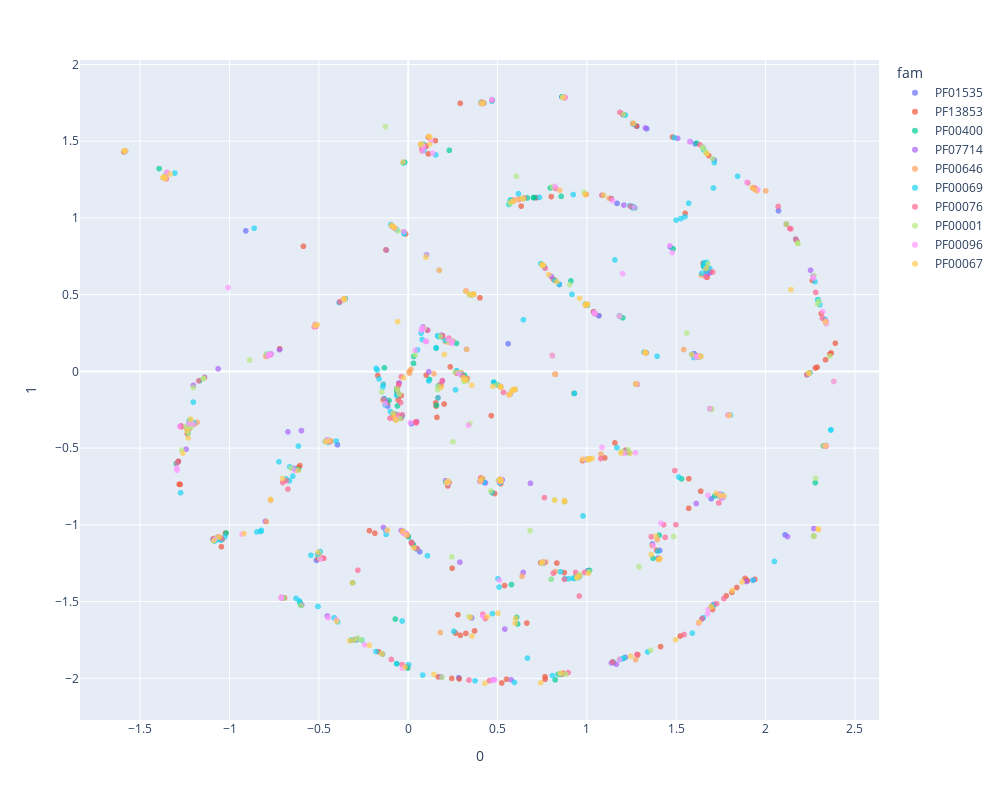

The notebook cell this image was saved under:
### Code cell
fig = px.scatter(x, 0, 1, opacity=0.7, color="fam", width=1000, height=800, hover_name=x.index)
# fig.update_traces(marker=dict(size=5))
fig.show()

### Figure 1 — Plotly figure (JSON) as saved in the notebook; plotly's stock layout.template omitted (floating-point values rounded to 4 significant figures; data arrays with more than 128 entries replaced by an {"elided": "..."} marker saying what was removed)
{"data": [{"hovertemplate": "<b>%{hovertext}</b><br><br>fam=PF01535<br>0=%{x}<br>1=%{y}<extra></extra>", "hovertext": ["Q9LSK8", "A0A1D6LY41", "Q9M2A1", "A0A0P0W2R9", "Q8LPS6", "Q8LNH0", "A0A0P0VYI2", "A0A0P0YC73", "A0A1D6N3E8", "A0A1D6J734", "A0A1D6QVA9", "C7J3Y1", "I1KJY2", "A0A0R0HG19", "A0A1D6GBB1", "A0A1D6G6C3", "Q9LVF9", "Q9C545", "Q9LR69", "K7LMI2", "A0A0P0VS67", "B4F8M2", "K7LG26", "Q6H6V8", "K7M3I2", "Q9C977", "Q10GC5", "P0C8Q8", "A0A1D6IYG1", "B4F9T9", "Q5N752", "A0A1D6MB27", "K7K5R5", "A0A0P0XPJ4", "Q65XP2", "Q3ECH5", "Q9FMU2", "I1JBF2", "Q9LPX2", "A0A0P0WM96", "A0A368UIL2", "A0A0R0IZS5", "I1JU81", "Q53P99", "C0P3Q9", "Q84ZD2", "A0A0R0FRG0", "Q6ATD8", "Q0J6Y7", "Q8LPF1", "A0A1D6E9I2", "I1MUI7", "C0PF28", "P0C043", "A0A1D6IPQ0", "K7MAP7", "Q9SII7", "A0A1D6ITD0", "K7MDN6", "A0A0P0X6C6", "Q9LEQ7", "Q65XT3", "Q0E1N8", "K7KM88", "A0A0P0WTW7", "A0A0P0VXU3", "K7M3E4", "Q9SVH3", "A0A1D6EIG9", "K7UZI7", "C0P8K5", "A0A367GLL0", "A0A1D6IT92", "Q9ZUE9", "A0A1D6JII9", "O23278", "A0A1D6KW46", "A0A0R0HZI2", "Q9SA60", "Q2QT42", "Q9C8T7", "K7KBL6", "A0A096Q9E4", "Q1PFH7", "A0A1D6E1W5", "I1M1W2", "A0A0R0FJG9", "Q5JML3", "A0A1D6IL59", "Q69TH1", "A0A0R0KUQ3", "O64705", "A0A1D6NMD4", "Q9SV96", "A0A1D6IZ35", "Q9ZU27", "A0A368UGL4", "Q9C9A2", "A0A1D6GYV9", "Q9FLD8", "K7V1D1", "P0C7Q9", "K7KN57", "A0A1D6E9R6", "O80958", "I1N4H2", "A0A0R0KJ97", "A0A1D6F751", "K7WGZ1", "I1MPG5", "O81908", "A0A0R0LE28", "I1MXW9", "Q9C7F1", "A0A0P0V3T7", "Q8LQG2", "K7MEB5", "A0A0P0WKG3", "A0A0R0HMD3", "A0A1X7YFD7", "Q0J946", "A0A1D6EC36", "A0A1D6GRZ3", "I1L425", "A0A1D6JU50", "B4FB87"], "legendgroup": "PF01535", "marker": {"color": "#636efa", "opacity": 0.7, "symbol": "circle"}, "mode": "markers", "name": "PF01535", "showlegend": true, "type": "scattergl", "x": [0.8218, -0.09221, -0.09222, -0.09222, -0.09221, 1.282, 1.696, 1.28, 1.693, 2.338, -0.7708, 0.5909, 0.57, 0.1076, 1.644, 0.4081, 1.224, 0.8217, 0.9987, 1.037, 0.8459, 1.323, 2.241, 1.466, 1.648, 1.325, 2.072, 1.637, 1.335, 1.601, 1.712, 1.62, 0.8598, 1.577, 0.7507, 0.7142, 1.046, 1.169, 0.9987, 0.5137, -0.6964, -1.14, 0.5644, 0.5969, 0.5969, 0.1752, 0.2271, 0.93, 0.2496, 0.5644, -0.3569, -0.3959, 1.006, 1.367, 0.2831, 2.27, 0.06465, 0.8756, 1.749, 0.5955, 0.5646, -0.3569, 0.5645, 0.5698, -1.286, 1.741, -0.001322, 0.4085, 0.9926, 1.606, 2.116, 2.245, 1.62, -1.35, -1.35, -1.35, -1.35, 2.116, 1.657, 2.246, 1.28, 0.9987, 0.4099, 0.4233, -0.02103, 0.3656, 0.5171, 0.4993, 0.5955, -1.226, -1.364, -1.371, 0.5255, -0.9089, 1.407, 1.016, 0.559, -1.587, -0.07799, -1.273, 0.5908, -1.074, 0.597, 0.2732, -0.1149, -0.05544, 0.5845, -1.093, 0.01689, 0.5698, -0.52, 2.109, 0.427, 1.696, 1.011, 1.401, 0.2225, 0.3553, -0.7854, -0.4633, -0.4493, -1.587, 1.215, -0.5136, 0.5121, 1.011], "xaxis": "x", "y": [-0.01803, 0.9502, 0.9502, 0.9502, 0.9502, -0.08377, -0.2458, -0.08322, -0.2444, -0.4853, 0.1099, -0.1196, -0.1487, 0.2688, -1.613, -0.7149, -0.5273, -0.01797, 0.4363, 0.3871, 0.5661, 0.1254, -0.01347, 0.8115, 1.461, 0.1215, 1.047, 0.09789, 1.581, 0.1147, 1.378, 0.09582, 1.789, 1.498, 0.6939, 1.131, 0.3755, 1.094, 0.4363, -0.7205, -1.477, -0.03943, -0.1518, -0.1175, -0.1175, -0.09068, 0.2061, -0.1435, 0.195, -0.1518, 0.4716, -0.4776, -1.298, -1.125, -1.996, -1.073, -1.175, -0.8486, -0.8007, -0.1179, -0.1517, 0.4716, -0.1517, -0.1488, -0.5872, -0.8026, -1.073, 1.746, 0.4358, 1.483, 0.9592, -0.01043, 0.09584, 1.296, 1.296, 1.296, 1.296, 0.9593, 0.6834, -0.00944, 1.597, 0.4363, 1.749, 1.748, 0.8973, 0.5024, -0.1011, -0.08811, -0.1179, -0.3296, 1.263, 1.263, -0.7061, 0.9152, -1.167, -0.5701, 0.18, 1.436, -0.2752, -0.3561, -0.1194, -1.086, -0.1177, 0.0004098, -0.2258, -0.1553, -0.1227, -1.095, -0.3412, -0.1488, 0.2949, -1.065, -0.7244, -0.8294, -0.5735, -1.216, -0.7262, -1.606, 0.1084, -0.4565, -0.4528, 1.436, -1.864, -1.231, -0.7166, -0.5716], "yaxis": "y"}, {"hovertemplate": "<b>%{hovertext}</b><br><br>fam=PF13853<br>0=%{x}<br>1=%{y}<extra></extra>", "hovertext": {"elided": "284 str values"}, "legendgroup": "PF13853", "marker": {"color": "#EF553B", "opacity": 0.7, "symbol": "circle"}, "mode": "markers", "name": "PF13853", "showlegend": true, "type": "scattergl", "x": {"elided": "284 float values"}, "xaxis": "x", "y": {"elided": "284 float values"}, "yaxis": "y"}, {"hovertemplate": "<b>%{hovertext}</b><br><br>fam=PF00400<br>0=%{x}<br>1=%{y}<extra></extra>", "hovertext": {"elided": "166 str values"}, "legendgroup": "PF00400", "marker": {"color": "#00cc96", "opacity": 0.7, "symbol": "circle"}, "mode": "markers", "name": "PF00400", "showlegend": true, "type": "scattergl", "x": {"elided": "166 float values"}, "xaxis": "x", "y": {"elided": "166 float values"}, "yaxis": "y"}, {"hovertemplate": "<b>%{hovertext}</b><br><br>fam=PF07714<br>0=%{x}<br>1=%{y}<extra></extra>", "hovertext": ["I1LGW3", "C0PEZ1", "K7KNM1", "A0A0P0VCW0", "I1K148", "Q9VBW3", "O01325", "A0A0N7KNG2", "P51451", "Q9LYN6", "P43293", "H8ESG3", "A0A0R0G3T6", "K7K2N0", "A0A1D6EPP2", "P18475", "K7MGW6", "Q8L7G3", "A0A0P0XRM2", "A0A0N7KKC7", "A0A0R0FVB4", "F1LY04", "Q9LUT0", "A0A1D6HCR7", "Q9M324", "A0A1D6KJ01", "B8A0V7", "B4FYV5", "A0A0R0IZ08", "B6SUI6", "K7LY55", "P05480", "I1JK97", "A0A1D6MT53", "O49839", "I1M0C5", "A0A1D6QMI6", "I1N008", "I1MU62", "A0A0P0WZH7", "K7MV10", "K7LWA6", "A0A0R0H4C9", "A0A0R0G9C9", "A0A1D6G0E2", "Q07014", "C6ZRT6", "Q23136", "K7KF51", "O48814", "A0A0R0I7I9", "Q1JPZ3", "A0A1D6Q6M0", "I1K1M3", "A0A1D6MNB5", "Q55EC7", "K7KKP1", "C6ZRR3", "I1NG63", "K7LNE9", "A0A0P0Y1K1", "Q0PW40", "Q6NYW1", "A0A0R0I623", "F4JNP7", "A0A0R0GT69", "A0A0R4IRF5", "A0A1D6QJU8", "Q9ZUE0", "A0A0N7KCU3", "P41242", "B8A5U8", "A0A0R0EB22", "C6ZRS6", "B6SVD4", "A0A0R0IIM8", "Q67V13", "I1JNQ1", "Q8H1E3", "D6R8W4", "Q9XTC6", "K7U508", "P42679", "C6ZRP3", "P50545", "F4IQ85", "Q10QY0", "Q8GWJ7", "Q9M0X5", "Q922K9", "I1JPA6", "A0A1P8AST2", "I1N3U9", "A0A1D6GCD5", "I1JKY2", "A0A1D6M3H1", "A0A1D6DZX3", "A0A0R0FDG4", "A0A0N7KRC9", "A0A1D6PJ73", "Q13470", "P06241", "K7L3Y6", "A0A0P0Y5K2", "C0PF73", "Q9LFD0", "K7M3N0", "I1N9B1", "I1KPA0", "E9QCV8", "A0A1D6QQC6", "Q9SIJ1", "C0HG43", "F4IDG2", "Q3UVC0", "A0A1D6LGA1", "G5EBM6", "Q2QMG1", "K7KMQ1", "I1NG65", "Q9LFP7", "Q67UV9", "A0A0R0KR94", "I1JLW3", "I1JPH9"], "legendgroup": "PF07714", "marker": {"color": "#ab63fa", "opacity": 0.7, "symbol": "circle"}, "mode": "markers", "name": "PF07714", "showlegend": true, "type": "scattergl", "x": [-0.07726, -0.07619, -0.08964, 1.281, 1.277, 2.322, -0.05062, -0.3569, -0.3524, -0.3569, -0.6408, -0.7201, 1.709, 0.2224, 1.011, 0.8, 1.65, 2.252, 2.181, 1.67, 1.684, 1.327, 1.508, 0.8695, 0.6429, 0.9956, 1.612, 1.217, -0.4569, -0.6729, -0.5975, 0.1859, -0.07314, 1.93, 1.756, 0.1852, 0.6841, 0.4767, -0.03887, 0.5766, 1.736, 1.011, 0.2182, -0.5962, -0.2837, -1.203, 0.5698, -0.3569, 0.5835, -0.127, -0.7853, -0.7839, 0.3266, 1.738, 1.165, 0.5125, -0.4522, 0.2093, 0.5128, 0.6434, 0.09096, 1.067, 1.207, 0.4101, 0.999, 1.203, 2.171, -1.35, 1.932, 0.8747, 0.6174, 0.9966, 1.182, 2.27, 0.5184, 0.5184, 0.5125, 0.3648, 0.5169, 0.5168, 0.5171, 0.5172, 0.5969, -1.364, -1.364, -1.364, -1.585, -1.371, 0.5407, 1.138, -0.01541, 0.5235, 0.8503, 2.123, -0.7893, 0.1154, 0.08341, 0.04772, -1.243, -0.5203, -0.7996, -0.7921, -0.4412, -1.59, 1.012, 0.4322, -1.59, 0.4012, -0.1385, 1.008, 0.2237, 1.007, 0.5215, -1.064, -1.232, -0.3569, -0.05654, 0.1915, -0.4394, -0.08088, -1.587, 1.011, 1.892, 0.2892, 0.5118], "xaxis": "x", "y": [0.9355, 0.9343, 0.9454, -0.08422, -0.0834, -0.4859, -0.07626, 0.4716, 0.4734, 0.4716, -0.6316, 0.1411, -1.519, -0.7339, -0.5736, 0.619, 1.455, 0.6594, 0.8344, 0.6348, 0.6405, 1.586, 1.518, 1.785, 1.126, 0.4374, -0.8608, -0.5197, -0.4496, -0.3942, -0.3859, 0.2353, -0.302, -1.36, -0.8228, -1.991, -0.7295, -2.01, -1.037, -2.01, -0.8055, -0.5699, -0.7294, -1.521, -1.746, -0.09047, -0.1488, 0.4716, -0.1246, -0.1879, 0.1023, 0.105, 0.1439, -0.8079, -1.909, -0.7171, -1.594, -0.7123, -0.7175, -1.31, 1.468, 0.3631, 1.083, 1.75, 0.4351, 1.672, 0.8574, 1.296, 1.192, 1.784, 1.121, 0.4372, 0.3623, -1.024, -0.0993, -0.09935, -0.09624, 0.5039, -0.1009, -0.1011, -0.1011, -0.1011, -0.1175, 1.263, 1.263, 1.263, 1.434, 1.263, -1.679, -1.9, -1.056, -0.7059, -1.969, -1.077, 0.1124, -0.003255, 0.2892, -0.3277, -0.5069, 0.2997, -0.977, 0.1077, -0.4566, 1.433, -0.5714, -0.7263, 1.433, -0.7163, -1.017, -0.575, -0.7222, -0.5749, -0.7059, 0.01638, -0.3791, 0.4716, -0.1429, -0.06296, -0.4535, -0.3038, 1.437, -0.5695, -1.369, -1.243, -0.7126], "yaxis": "y"}, {"hovertemplate": "<b>%{hovertext}</b><br><br>fam=PF00646<br>0=%{x}<br>1=%{y}<extra></extra>", "hovertext": {"elided": "148 str values"}, "legendgroup": "PF00646", "marker": {"color": "#FFA15A", "opacity": 0.7, "symbol": "circle"}, "mode": "markers", "name": "PF00646", "showlegend": true, "type": "scattergl", "x": {"elided": "148 float values"}, "xaxis": "x", "y": {"elided": "148 float values"}, "yaxis": "y"}, {"hovertemplate": "<b>%{hovertext}</b><br><br>fam=PF00069<br>0=%{x}<br>1=%{y}<extra></extra>", "hovertext": {"elided": "400 str values"}, "legendgroup": "PF00069", "marker": {"color": "#19d3f3", "opacity": 0.7, "symbol": "circle"}, "mode": "markers", "name": "PF00069", "showlegend": true, "type": "scattergl", "x": {"elided": "400 float values"}, "xaxis": "x", "y": {"elided": "400 float values"}, "yaxis": "y"}, {"hovertemplate": "<b>%{hovertext}</b><br><br>fam=PF00076<br>0=%{x}<br>1=%{y}<extra></extra>", "hovertext": {"elided": "218 str values"}, "legendgroup": "PF00076", "marker": {"color": "#FF6692", "opacity": 0.7, "symbol": "circle"}, "mode": "markers", "name": "PF00076", "showlegend": true, "type": "scattergl", "x": {"elided": "218 float values"}, "xaxis": "x", "y": {"elided": "218 float values"}, "yaxis": "y"}, {"hovertemplate": "<b>%{hovertext}</b><br><br>fam=PF00001<br>0=%{x}<br>1=%{y}<extra></extra>", "hovertext": {"elided": "180 str values"}, "legendgroup": "PF00001", "marker": {"color": "#B6E880", "opacity": 0.7, "symbol": "circle"}, "mode": "markers", "name": "PF00001", "showlegend": true, "type": "scattergl", "x": {"elided": "180 float values"}, "xaxis": "x", "y": {"elided": "180 float values"}, "yaxis": "y"}, {"hovertemplate": "<b>%{hovertext}</b><br><br>fam=PF00096<br>0=%{x}<br>1=%{y}<extra></extra>", "hovertext": {"elided": "167 str values"}, "legendgroup": "PF00096", "marker": {"color": "#FF97FF", "opacity": 0.7, "symbol": "circle"}, "mode": "markers", "name": "PF00096", "showlegend": true, "type": "scattergl", "x": {"elided": "167 float values"}, "xaxis": "x", "y": {"elided": "167 float values"}, "yaxis": "y"}, {"hovertemplate": "<b>%{hovertext}</b><br><br>fam=PF00067<br>0=%{x}<br>1=%{y}<extra></extra>", "hovertext": {"elided": "186 str values"}, "legendgroup": "PF00067", "marker": {"color": "#FECB52", "opacity": 0.7, "symbol": "circle"}, "mode": "markers", "name": "PF00067", "showlegend": true, "type": "scattergl", "x": {"elided": "186 float values"}, "xaxis": "x", "y": {"elided": "186 float values"}, "yaxis": "y"}], "layout": {"height": 800, "legend": {"title": {"text": "fam"}, "tracegroupgap": 0}, "margin": {"t": 60}, "width": 1000, "xaxis": {"anchor": "y", "domain": [0, 1], "title": {"text": "0"}}, "yaxis": {"anchor": "x", "domain": [0, 1], "title": {"text": "1"}}}}
